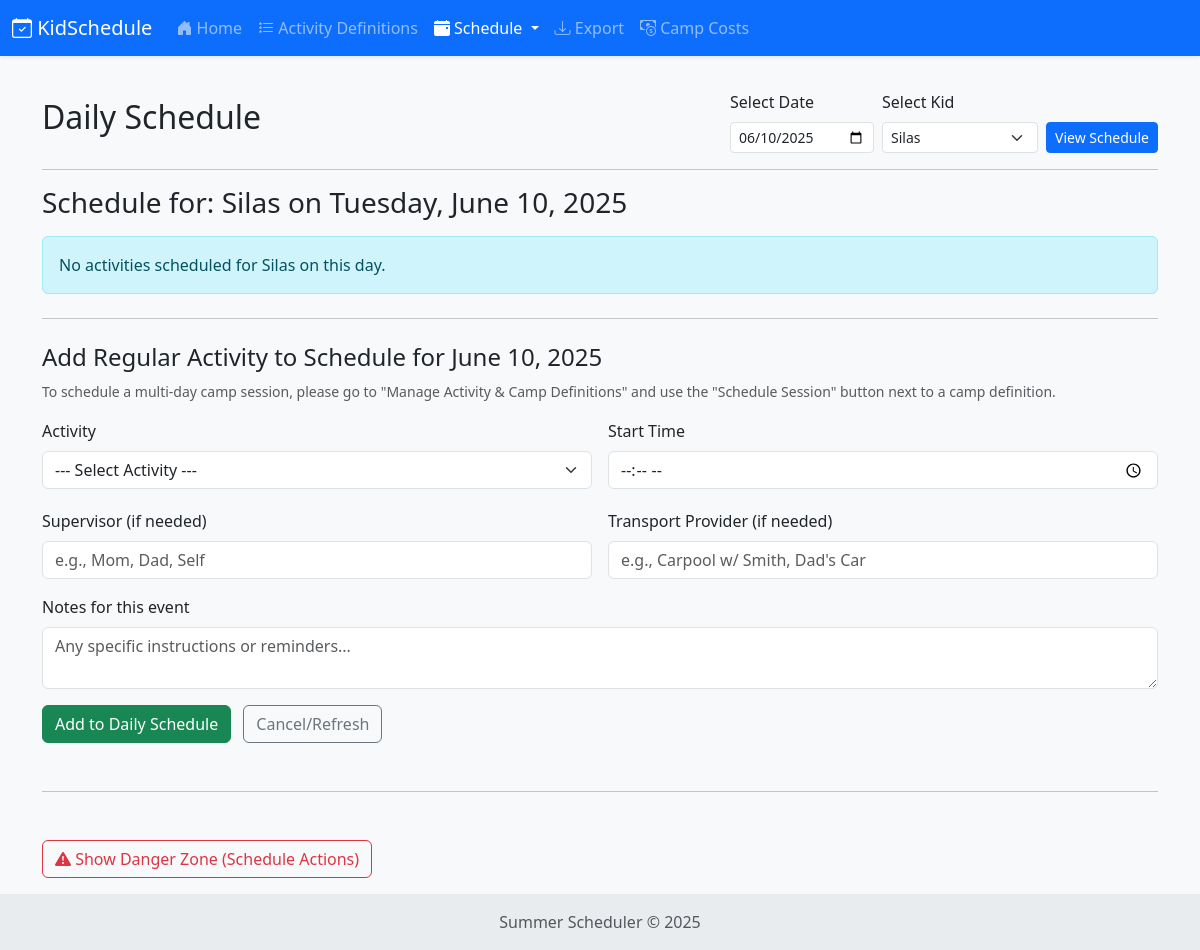
The page /schedule/?date=2025-06-10&kid_id=2 on the database as committed earlier.
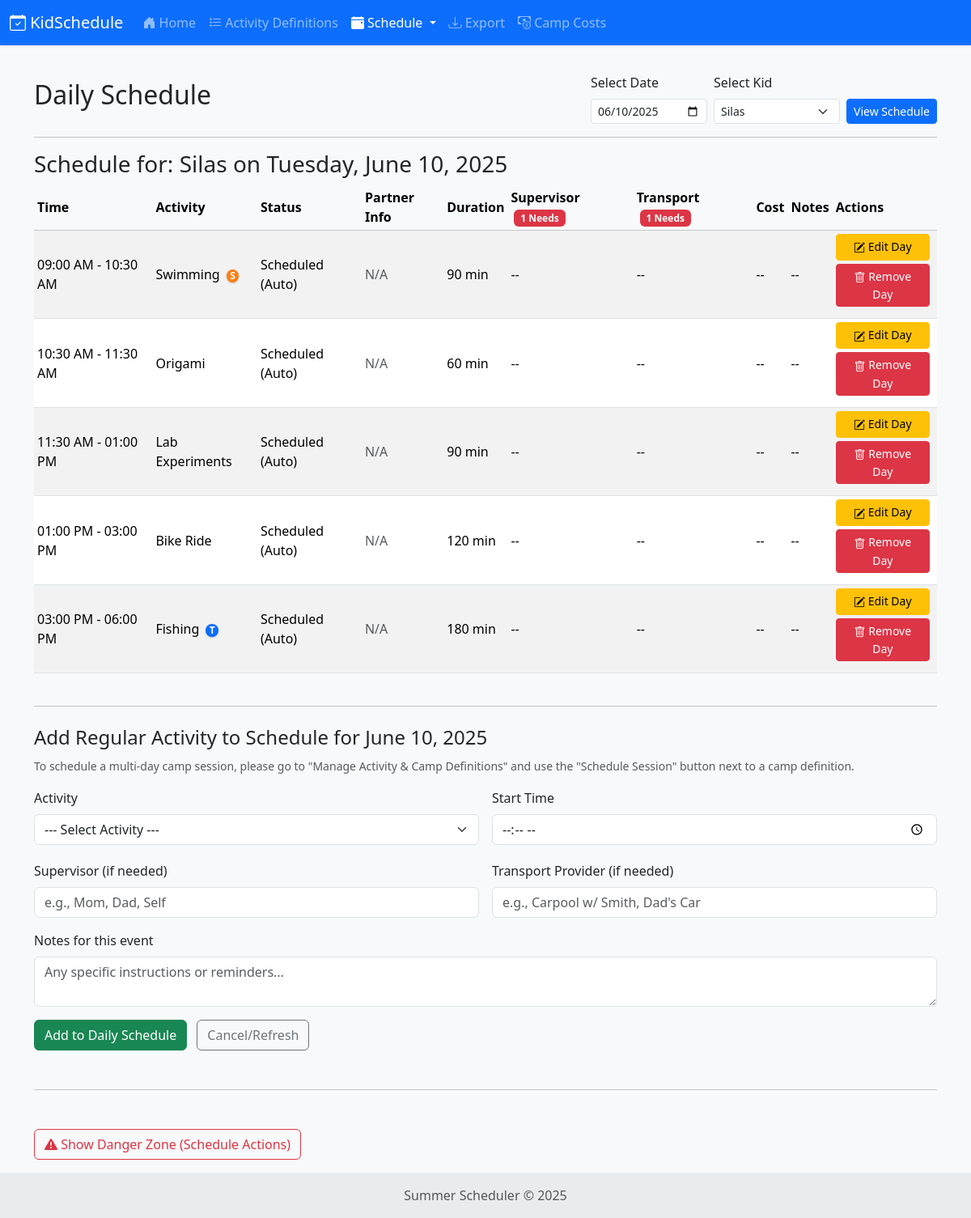
The same page on the database as committed later.
### app/models.py (models this page shows, shortened)
class Kid(db.Model):
    id = db.Column(db.Integer, primary_key=True)
    name = db.Column(db.String(50), unique=True, nullable=False)
    age = db.Column(db.Integer, nullable=False)
    scheduled_events = db.relationship('ScheduledEvent', backref='kid', lazy='dynamic', cascade="all, delete-orphan")
    def events_needing_supervision_today(self, for_date):
        if not self.scheduled_events: # Should not happen if relationship is defined
            return 0
        count = 0
        for event in self.scheduled_events.filter_by(date=for_date).all():
            if event.activity_details and event.activity_details.requires_supervision and not event.supervisor_assigned:
                count += 1
        return count
    def events_needing_transport_today(self, for_date):
        if not self.scheduled_events:
            return 0
        count = 0
        for event in self.scheduled_events.filter_by(date=for_date).all():
            if event.activity_details and event.activity_details.requires_transportation and not event.transport_provider:
                count += 1
        return count

class Activity(db.Model):
    id = db.Column(db.Integer, primary_key=True)
    name = db.Column(db.String(100), nullable=False, unique=True)
    description = db.Column(db.Text, nullable=True)
    duration_minutes = db.Column(db.Integer, nullable=False, default=60) # Duration in minutes
    requires_supervision = db.Column(db.Boolean, default=False)
    requires_another_person = db.Column(db.Boolean, default=False)
    can_do_alone = db.Column(db.Boolean, default=True)
    requires_transportation = db.Column(db.Boolean, default=False)
    is_camp_activity = db.Column(db.Boolean, default=False, index=True)
    default_camp_cost = db.Column(db.Float, nullable=True)
    default_is_overnight = db.Column(db.Boolean, default=False)
    default_camp_start_time = db.Column(db.Time, nullable=True) # Optional: if camps have a typical start time
    default_camp_end_time = db.Column(db.Time, nullable=True)   # Optional: if camps have a typical end time for a day
    kids_assigned = db.relationship('Kid', secondary=activity_kid_association,
                                    lazy='subquery', # or 'dynamic'
                                    backref=db.backref('activities', lazy='dynamic'))
    scheduled_events = db.relationship('ScheduledEvent', backref='activity_details', lazy='dynamic', cascade="all, delete-orphan")

class ScheduledEvent(db.Model):
    id = db.Column(db.Integer, primary_key=True)
    kid_id = db.Column(db.Integer, db.ForeignKey('kid.id'), nullable=False)
    activity_id = db.Column(db.Integer, db.ForeignKey('activity.id'), nullable=False)
    date = db.Column(db.Date, nullable=False)
    start_time = db.Column(db.Time, nullable=False)
    end_time = db.Column(db.Time, nullable=False) # Calculated or set
    status = db.Column(db.String(50), default='Scheduled') # e.g., 'Scheduled', 'Confirmed', 'Pending Confirmation'
    supervisor_assigned = db.Column(db.String(100), nullable=True)
    transport_provider = db.Column(db.String(100), nullable=True)
    notes = db.Column(db.Text, nullable=True)
    linked_event_id = db.Column(db.Integer, db.ForeignKey('scheduled_event.id'), nullable=True)
    linked_event_pair = db.relationship("ScheduledEvent", remote_side=[id], uselist=False, post_update=True)
    is_camp = db.Column(db.Boolean, default=False, index=True)
    cost = db.Column(db.Float, nullable=True) # Store cost here
    is_overnight_camp = db.Column(db.Boolean, default=False)
    camp_session_identifier = db.Column(db.String(100), nullable=True, index=True)
    camp_session_end_date = db.Column(db.Date, nullable=True)

### app/routes/schedule_routes.py (the view)
@bp.route('/', methods=['GET', 'POST'])
def view_day_schedule():
    selection_form = SelectDateKidForm()
    schedule_form = ScheduleActivityForm()
    selected_kid = None
    selected_date_obj = selection_form.date.data
    scheduled_events = []
    if request.method == 'POST' and selection_form.submit_select.data and selection_form.validate_on_submit():
        selected_date_obj = selection_form.date.data
        kid_id = selection_form.kid_id.data
        if kid_id and kid_id != 0:
            selected_kid = Kid.query.get(kid_id)
            if selected_kid:
                schedule_form = ScheduleActivityForm(kid_id=selected_kid.id)
                scheduled_events = ScheduledEvent.query.filter_by(kid_id=selected_kid.id, date=selected_date_obj) \
                    .join(Activity).order_by(ScheduledEvent.start_time, Activity.name).all()
        else:
            flash("Please select a kid.", "error"); schedule_form = ScheduleActivityForm()
    elif request.method == 'GET':
        query_date_str = request.args.get('date'); query_kid_id_str = request.args.get('kid_id')
        if query_date_str and query_kid_id_str:
            try:
                selected_date_obj = datetime.strptime(query_date_str, '%Y-%m-%d').date(); kid_id_int = int(query_kid_id_str)
                selected_kid = Kid.query.get(kid_id_int)
                if selected_kid:
                    selection_form.date.data = selected_date_obj; selection_form.kid_id.data = kid_id_int
                    schedule_form = ScheduleActivityForm(kid_id=selected_kid.id)
                    scheduled_events = ScheduledEvent.query.filter_by(kid_id=selected_kid.id, date=selected_date_obj) \
                        .join(Activity).order_by(ScheduledEvent.start_time, Activity.name).all()
                else: flash("Kid not found.", "error"); selected_kid=None; selected_date_obj=None
            except ValueError: flash("Invalid URL params.", "error"); selected_kid=None; selected_date_obj=None
    return render_template('schedule/view_day.html', selection_form=selection_form, schedule_form=schedule_form,
                           selected_kid=selected_kid, selected_date=selected_date_obj,
                           scheduled_events=scheduled_events, TARGET_DAILY_MINUTES=TARGET_DAILY_MINUTES)

### app/forms.py
class SelectDateKidForm(FlaskForm):
    date = DateField('Select Date', validators=[DataRequired()], format='%Y-%m-%d', default=lambda: date.today())
    kid_id = SelectField('Select Kid', coerce=int, validators=[DataRequired()])
    submit_select = SubmitField('View Schedule')
    def __init__(self, *args, **kwargs):
        super(SelectDateKidForm, self).__init__(*args, **kwargs)
        self.kid_id.choices = [(0, "--- Select a Kid ---")] + [(k.id, k.name) for k in Kid.query.order_by(Kid.name).all()]

### app/templates/schedule/view_day.html (shortened to what the changed rows need)
{% extends "layout.html" %}
{% block content %}
<div class="d-flex justify-content-between align-items-center mb-3">
    <h2>Daily Schedule</h2>
    <form method="POST" action="{{ url_for('schedule.view_day_schedule') }}" class="d-flex align-items-end gap-2">
    </form>
</div>
<hr>
{% if selected_kid and selected_date %}
<h3>Schedule for: {{ selected_kid.name }} on {{ selected_date.strftime('%A, %B %d, %Y') }}</h3>
{% if scheduled_events %}
<div class="table-responsive">
    <table class="table table-striped table-hover table-sm">
        <thead class="table-light">
        <tr>
            <th>Time</th>
            <th>Activity</th>
            <th>Status</th>
            <th>Partner Info</th>
            <th>Duration</th>
            <th>Supervisor
                {% if selected_kid and selected_kid.events_needing_supervision_today(selected_date) > 0 %}
                <span class="badge bg-danger ms-1">{{ selected_kid.events_needing_supervision_today(selected_date) }} Needs</span>
                {% endif %}
            </th>
            <th>Transport
                {% if selected_kid and selected_kid.events_needing_transport_today(selected_date) > 0 %}
                <span class="badge bg-danger ms-1">{{ selected_kid.events_needing_transport_today(selected_date) }} Needs</span>
                {% endif %}
            </th>
            <th>Cost</th>
            <th>Notes</th>
            <th>Actions</th>
        </tr>
        </thead>
        <tbody>
        {% for event in scheduled_events %}
        <tr>
            <td>{{ event.start_time.strftime('%I:%M %p') }} - {{ event.end_time.strftime('%I:%M %p') }}</td>
            <td>
                {{ event.activity_details.name }}
                {% if event.activity_details.requires_supervision %}
                <span class="supervision-indicator ms-1" title="Requires Supervision">S</span>
                {% endif %}
                {% if event.activity_details.requires_transportation %}
                <span class="transport-indicator ms-1" title="Requires Transportation">T</span>
                {% endif %}
            </td>
            <td>
                {{ event.status }}
            </td>
            <td>
                {% if event.linked_event_pair %}
                With: {{ event.linked_event_pair.kid.name }}
                ({{ event.linked_event_pair.status }})
                {% elif event.activity_details.requires_another_person and not event.activity_details.can_do_alone and not event.linked_event_id %}
                Needs Partner
                {% else %}
                <span class="text-muted">N/A</span>
                {% endif %}
            </td>
            <td>{{ event.activity_details.duration_minutes }} min</td>
            <td>{{ event.supervisor_assigned or '--' }}</td>
            <td>
                {{ event.transport_provider or '--' }}
            </td>
            <td>
                {% if event.is_camp and event.cost and event.cost > 0 %}
                ${{ "%.2f"|format(event.cost) }}
                {% if event.camp_session_identifier %}
                <small class="text-muted d-block">(Session)</small>
                {% endif %}
                {% else %}
                --
                {% endif %}
            </td>
            <td>{{ event.notes or '--' }}</td>
            <td class="actions">
                <a href="{{ url_for('schedule.edit_scheduled_event_details', event_id=event.id) }}" class="btn btn-warning btn-sm mb-1 d-block" title="Edit This Day's Details"><i class="bi bi-pencil-square"></i> Edit Day</a>
                <form action="{{ url_for('schedule.delete_scheduled_event', event_id=event.id) }}" method="POST" class="d-block" onsubmit="return confirm('Remove this specific day from schedule?');">
                    <button type="submit" class="btn btn-danger btn-sm w-100" title="Remove This Day"><i class="bi bi-trash"></i> Remove Day</button>
                </form>
            </td>
        </tr>
        {% endfor %}
        </tbody>
    </table>
</div>
{% else %}
<div class="alert alert-info mt-3">No activities scheduled for {{ selected_kid.name }} on this day.</div>
{% endif %}
<hr class="my-4">
<h4>Add Regular Activity to Schedule for {{ selected_date.strftime('%B %d, %Y') }}</h4>
<p><small class="text-muted">To schedule a multi-day camp session, please go to "Manage Activity & Camp Definitions" and use the "Schedule Session" button next to a camp definition.</small></p>
<form method="POST" action="{{ url_for('schedule.add_event_to_day', kid_id=selected_kid.id, schedule_date_str=selected_date.strftime('%Y-%m-%d')) }}" class="mt-3">
    <div class="row g-3">
        <div class="col-md-6">
            {{ schedule_form.activity_id.label(class="form-label") }}
            {{ schedule_form.activity_id(class="form-select" + (" is-invalid" if schedule_form.activity_id.errors else "")) }}
        </div>
        <div class="col-md-6">
            {{ schedule_form.start_time.label(class="form-label") }}
            {{ schedule_form.start_time(class="form-control" + (" is-invalid" if schedule_form.start_time.errors else "")) }}
        </div>
    </div>
    <div class="row g-3 mt-1">
        <div class="col-md-6">
            {{ schedule_form.supervisor_assigned.label(class="form-label") }}
            {{ schedule_form.supervisor_assigned(class="form-control" + (" is-invalid" if schedule_form.supervisor_assigned.errors else ""), placeholder="e.g., Mom, Dad, Self") }}
        </div>
        <div class="col-md-6">
            {{ schedule_form.transport_provider.label(class="form-label") }}
            {{ schedule_form.transport_provider(class="form-control" + (" is-invalid" if schedule_form.transport_provider.errors else ""), placeholder="e.g., Carpool w/ Smith, Dad's Car") }}
        </div>
    </div>
    <div class="mt-3">
        {{ schedule_form.notes.label(class="form-label") }}
        {{ schedule_form.notes(class="form-control" + (" is-invalid" if schedule_form.notes.errors else ""), rows="2", placeholder="Any specific instructions or reminders...") }}
    </div>
    <div class="mt-3">
        {{ schedule_form.submit_schedule(class="btn btn-success") }}
        <a href="{{ url_for('schedule.view_day_schedule', date=selected_date.strftime('%Y-%m-%d'), kid_id=selected_kid.id) }}" class="btn btn-outline-secondary ms-2">Cancel/Refresh</a>
    </div>
</form>
{% elif request.method == 'POST' and not selection_form.kid_id.data %}
<div class="alert alert-warning mt-3">Please select a kid to view or manage their schedule.</div>
{% else %}
<div class="alert alert-info mt-3">Select a date and a kid above to view or manage their schedule.</div>
{% endif %}
<hr class="my-5">
<div class="mb-3">
    <button class="btn btn-outline-danger" type="button" data-bs-toggle="collapse" data-bs-target="#collapseDangerZoneSchedule" aria-expanded="false" aria-controls="collapseDangerZoneSchedule">
    </button>
</div>
{% endblock %}

Rows that differ between the two databases and show on the page:
shown differently, row unchanged: Kid "Silas": name "Silas" → (not shown)
now on this page (row unchanged): Activity: events_needing_supervision_today "1", events_needing_transport_today "1"
added ScheduledEvent: start_time "09:00 AM", end_time "10:30 AM", activity_details.name "Swimming", status "Scheduled (Auto)", activity_details.duration_minutes "90", supervisor_assigned "--", transport_provider "--", notes "--"
added ScheduledEvent: start_time "10:30 AM", end_time "11:30 AM", activity_details.name "Origami", status "Scheduled (Auto)", activity_details.duration_minutes "60", supervisor_assigned "--", transport_provider "--", notes "--"
added ScheduledEvent: start_time "11:30 AM", end_time "01:00 PM", activity_details.name "Lab Experiments", status "Scheduled (Auto)", activity_details.duration_minutes "90", supervisor_assigned "--", transport_provider "--", notes "--"
added ScheduledEvent: start_time "01:00 PM", end_time "03:00 PM", activity_details.name "Bike Ride", status "Scheduled (Auto)", activity_details.duration_minutes "120", supervisor_assigned "--", transport_provider "--", notes "--"
added ScheduledEvent: start_time "03:00 PM", end_time "06:00 PM", activity_details.name "Fishing", shows "T", status "Scheduled (Auto)", activity_details.duration_minutes "180", supervisor_assigned "--", transport_provider "--", notes "--"
Other text that changed with them:
text no longer shown: "No activities scheduled for on this day."
text now shown: "Time Activity Status Partner Info Duration Supervisor Needs Transport Needs Cost Notes Actions"
